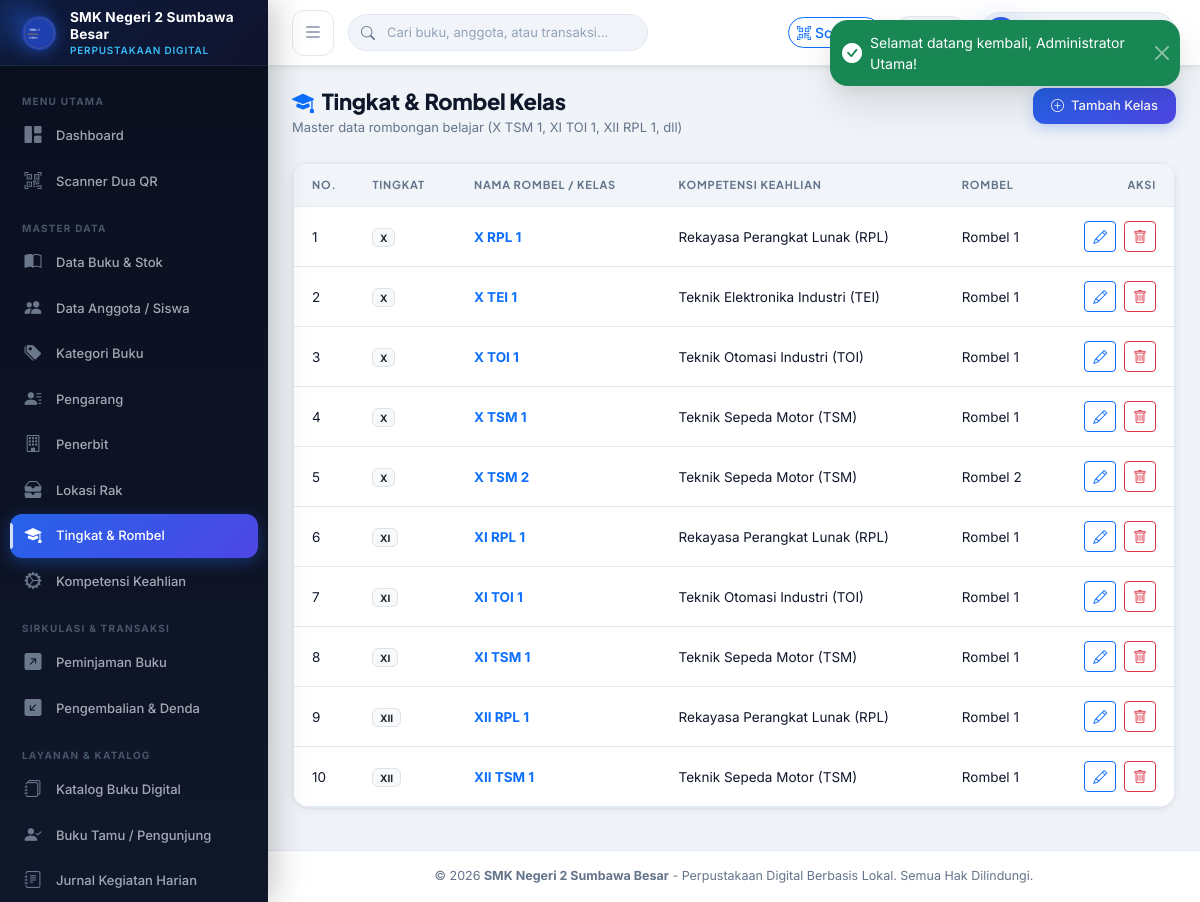
The app's page /index.php?page=master_kelas (signed in) with its own data.
### tables this page shows
CREATE TABLE `kelas` (
  `id` INT AUTO_INCREMENT PRIMARY KEY,
  `tingkat` ENUM('X', 'XI', 'XII') NOT NULL,
  `jurusan_id` INT NOT NULL,
  `rombel` VARCHAR(10) NOT NULL DEFAULT '1',
  `nama_kelas` VARCHAR(50) NOT NULL,
  `created_at` DATETIME NOT NULL DEFAULT CURRENT_TIMESTAMP,
  INDEX `idx_jurusan_id` (`jurusan_id`),
  CONSTRAINT `fk_kelas_jurusan` FOREIGN KEY (`jurusan_id`) REFERENCES `jurusan` (`id`) ON UPDATE CASCADE
);

CREATE TABLE `jurusan` (
  `id` INT AUTO_INCREMENT PRIMARY KEY,
  `kode_jurusan` VARCHAR(20) NOT NULL UNIQUE,
  `nama_jurusan` VARCHAR(100) NOT NULL,
  `created_at` DATETIME NOT NULL DEFAULT CURRENT_TIMESTAMP
);

### config/database.php (called while the page is built, shortened)
<?php
class Database {
    private static ?PDO $instance = null;
    public static function getConnection(): PDO {
        if (self::$instance === null) {
            $options = [
                PDO::ATTR_ERRMODE            => PDO::ERRMODE_EXCEPTION,
                PDO::ATTR_DEFAULT_FETCH_MODE => PDO::FETCH_ASSOC,
                PDO::ATTR_EMULATE_PREPARES   => false,
            ];
            $dsn = "mysql:host=" . DB_HOST . ";port=" . DB_PORT . ";dbname=" . DB_NAME . ";charset=utf8mb4";
            try {
                self::$instance = new PDO($dsn, DB_USER, DB_PASS, $options);
            } catch (PDOException $e) {
                error_log("Database Connection Error: " . $e->getMessage());
                die('<div style="font-family:sans-serif;max-width:600px;margin:50px auto;padding:25px;border:1px solid #f5c6cb;background:#f8d7da;color:#721c24;border-radius:8px;">' .
                    '<h3 style="margin-top:0;">Gagal Terhubung ke Database MySQL</h3>' .
                    '<p>Pastikan layanan <strong>MySQL di XAMPP</strong> sudah diaktifkan dan database <strong>perpustakaan_db</strong> sudah di-import melalui phpMyAdmin.</p>' .
                    '<p style="font-size:12px;color:#856404;background:#fff3cd;padding:8px;border-radius:4px;">Detail konfigurasi: Host: ' . DB_HOST . ' | Database: ' . DB_NAME . ' | User: ' . DB_USER . '</p>' .
                    '</div>');
            }
        }
        return self::$instance;
    }
}
function get_db(): PDO {
    return Database::getConnection();
}

### models/Master.php (called while the page is built, shortened)
<?php
require_once __DIR__ . '/../config/database.php';
class Master {
    private PDO $db;
    public function __construct() {
        $this->db = get_db();
    }
    public function getKelas(): array {
        $stmt = $this->db->query("
            SELECT k.*, j.nama_jurusan, j.kode_jurusan
            FROM kelas k
            JOIN jurusan j ON k.jurusan_id = j.id
            ORDER BY k.tingkat ASC, j.kode_jurusan ASC, k.rombel ASC
        ");
        return $stmt->fetchAll();
    }
}

### config/config.php (called while the page is built, shortened)
<?php
require_once __DIR__ . '/database.php';
function base_url(string $path = ''): string {
    $path = ltrim($path, '/');
    return BASE_URL . ($path ? '/' . $path : '');
}

### views/master/kelas.php (the view, shortened to what this page needs)
<?php
require_once __DIR__ . '/../../config/config.php';
require_once __DIR__ . '/../../config/auth.php';
require_once __DIR__ . '/../../models/Master.php';
$masterModel = new Master();
$kelasList = $masterModel->getKelas();
require_once __DIR__ . '/../layouts/header.php';
require_once __DIR__ . '/../layouts/sidebar.php';
?>
<div class="main-content">
    <?php require_once __DIR__ . '/../layouts/navbar.php'; ?>
    <div class="page-container">
        <div class="page-header">
            <div>
                <h1 class="page-title"><i class="bi bi-mortarboard-fill text-primary me-2"></i>Tingkat & Rombel Kelas</h1>
                <div class="page-subtitle">Master data rombongan belajar (X TSM 1, XI TOI 1, XII RPL 1, dll)</div>
            </div>
            <div>
                <button type="button" class="btn btn-primary-custom" data-bs-toggle="modal" data-bs-target="#modalTambahKelas">
                    <i class="bi bi-plus-circle"></i> Tambah Kelas
                </button>
            </div>
        </div>
        <div class="card-custom">
            <div class="table-responsive">
                <table class="table-custom">
                    <thead>
                        <tr>
                            <th style="width: 60px;">No.</th>
                            <th>Tingkat</th>
                            <th>Nama Rombel / Kelas</th>
                            <th>Kompetensi Keahlian</th>
                            <th>Rombel</th>
                            <th class="text-end" style="width: 120px;">Aksi</th>
                        </tr>
                    </thead>
                    <tbody>
                        <?php if (empty($kelasList)): ?>
                        <tr><td colspan="6" class="text-center py-4 text-muted">Belum ada data rombel kelas.</td></tr>
                        <?php else: ?>
                            <?php foreach ($kelasList as $idx => $k): ?>
                            <tr>
                                <td><?= $idx + 1 ?></td>
                                <td><span class="badge bg-light text-dark border"><?= $k['tingkat'] ?></span></td>
                                <td class="fw-bold text-primary"><?= htmlspecialchars($k['nama_kelas'], ENT_QUOTES, 'UTF-8') ?></td>
                                <td><?= htmlspecialchars($k['nama_jurusan'] . ' (' . $k['kode_jurusan'] . ')', ENT_QUOTES, 'UTF-8') ?></td>
                                <td>Rombel <?= htmlspecialchars($k['rombel'], ENT_QUOTES, 'UTF-8') ?></td>
                                <td class="text-end">
                                    <button type="button" class="btn btn-sm btn-outline-primary me-1" onclick="editKelas(<?= htmlspecialchars(json_encode($k), ENT_QUOTES, 'UTF-8') ?>)">
                                        <i class="bi bi-pencil"></i>
                                    </button>
                                    <a href="<?= base_url('index.php?page=master_kelas&delete_id=' . $k['id']) ?>" class="btn btn-sm btn-outline-danger" onclick="return confirm('Hapus kelas <?= htmlspecialchars($k['nama_kelas'], ENT_QUOTES, 'UTF-8') ?>?');">
                                        <i class="bi bi-trash"></i>
                                    </a>
                                </td>
                            </tr>
                            <?php endforeach; ?>
                        <?php endif; ?>
                    </tbody>
                </table>
            </div>
        </div>
    </div>
<?php require_once __DIR__ . '/../layouts/footer.php'; ?>

### records on screen
kelas: tingkat "X", nama_kelas "X RPL 1", jurusan.kode_jurusan "Rekayasa Perangkat Lunak (RPL)", rombel "1"
kelas: tingkat "X", nama_kelas "X TEI 1", jurusan.kode_jurusan "Teknik Elektronika Industri (TEI)", rombel "1"
kelas: tingkat "X", nama_kelas "X TOI 1", jurusan.kode_jurusan "Teknik Otomasi Industri (TOI)", rombel "1"
kelas: tingkat "X", nama_kelas "X TSM 1", jurusan.kode_jurusan "Teknik Sepeda Motor (TSM)", rombel "1"
kelas: tingkat "X", nama_kelas "X TSM 2", jurusan.kode_jurusan "Teknik Sepeda Motor (TSM)", rombel "2"
kelas: tingkat "XI", nama_kelas "XI RPL 1", jurusan.kode_jurusan "Rekayasa Perangkat Lunak (RPL)", rombel "1"
kelas: tingkat "XI", nama_kelas "XI TOI 1", jurusan.kode_jurusan "Teknik Otomasi Industri (TOI)", rombel "1"
kelas: tingkat "XI", nama_kelas "XI TSM 1", jurusan.kode_jurusan "Teknik Sepeda Motor (TSM)", rombel "1"
kelas: tingkat "XII", nama_kelas "XII RPL 1", jurusan.kode_jurusan "Rekayasa Perangkat Lunak (RPL)", rombel "1"
kelas: tingkat "XII", nama_kelas "XII TSM 1", jurusan.kode_jurusan "Teknik Sepeda Motor (TSM)", rombel "1"

### other values on screen
$sidebarSchoolName "SMK Negeri 2 Sumbawa Besar"
$schoolName "SMK Negeri 2 Sumbawa Besar"
